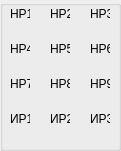
    <widget class="QGroupBox" name="groupBox_18">
     <property name="geometry">
      <rect>
       <x>280</x>
       <y>15</y>
       <width>121</width>
       <height>151</height>
      </rect>
     </property>
     <property name="title">
      <string/>
     </property>
     <property name="alignment">
      <set>Qt::AlignCenter</set>
     </property>
     <widget class="QWidget" name="layoutWidget_44">
      <property name="geometry">
       <rect>
        <x>10</x>
        <y>5</y>
        <width>27</width>
        <height>40</height>
       </rect>
      </property>
      <layout class="QVBoxLayout" name="verticalLayout_51">
       <property name="spacing">
        <number>0</number>
       </property>
       <item>
        <widget class="QLabel" name="label_72">
         <property name="maximumSize">
          <size>
           <width>20</width>
           <height>16777215</height>
          </size>
         </property>
         <property name="text">
          <string>&lt;html&gt;&lt;head/&gt;&lt;body&gt;&lt;p align=&quot;center&quot;&gt;НР1&lt;/p&gt;&lt;/body&gt;&lt;/html&gt;</string>
         </property>
        </widget>
       </item>
       <item>
        <widget class="QPushButton" name="btnPultUnknownHP1">
         <property name="maximumSize">
          <size>
           <width>22</width>
           <height>22</height>
          </size>
         </property>
         <property name="text">
          <string/>
         </property>
         <property name="icon">
          <iconset resource="images.qrc">
           <normaloff>:/resourses/greenBtnOff.png</normaloff>:/resourses/greenBtnOff.png</iconset>
         </property>
         <property name="iconSize">
          <size>
           <width>20</width>
           <height>20</height>
          </size>
         </property>
         <property name="flat">
          <bool>true</bool>
         </property>
        </widget>
       </item>
      </layout>
     </widget>
     <widget class="QWidget" name="layoutWidget_48">
      <property name="geometry">
       <rect>
        <x>10</x>
        <y>40</y>
        <width>27</width>
        <height>40</height>
       </rect>
      </property>
      <layout class="QVBoxLayout" name="verticalLayout_57">
       <property name="spacing">
        <number>0</number>
       </property>
       <item>
        <widget class="QLabel" name="label_78">
         <property name="maximumSize">
          <size>
           <width>20</width>
           <height>16777215</height>
          </size>
         </property>
         <property name="text">
          <string>&lt;html&gt;&lt;head/&gt;&lt;body&gt;&lt;p align=&quot;center&quot;&gt;НР4&lt;/p&gt;&lt;/body&gt;&lt;/html&gt;</string>
         </property>
        </widget>
       </item>
       <item>
        <widget class="QPushButton" name="btnPultUnknownHP4">
         <property name="maximumSize">
          <size>
           <width>22</width>
           <height>22</height>
          </size>
         </property>
         <property name="text">
          <string/>
         </property>
         <property name="icon">
          <iconset resource="images.qrc">
           <normaloff>:/resourses/greenBtnOff.png</normaloff>:/resourses/greenBtnOff.png</iconset>
         </property>
         <property name="iconSize">
          <size>
           <width>20</width>
           <height>20</height>
          </size>
         </property>
         <property name="flat">
          <bool>true</bool>
         </property>
        </widget>
       </item>
      </layout>
     </widget>
     <widget class="QWidget" name="layoutWidget_49">
      <property name="geometry">
       <rect>
        <x>10</x>
        <y>75</y>
        <width>27</width>
        <height>40</height>
       </rect>
      </property>
      <layout class="QVBoxLayout" name="verticalLayout_58">
       <property name="spacing">
        <number>0</number>
       </property>
       <item>
        <widget class="QLabel" name="label_79">
         <property name="maximumSize">
          <size>
           <width>20</width>
           <height>16777215</height>
          </size>
         </property>
         <property name="text">
          <string>&lt;html&gt;&lt;head/&gt;&lt;body&gt;&lt;p align=&quot;center&quot;&gt;НР7&lt;/p&gt;&lt;/body&gt;&lt;/html&gt;</string>
         </property>
        </widget>
       </item>
       <item>
        <widget class="QPushButton" name="btnPultUnknownHP7">
         <property name="maximumSize">
          <size>
           <width>22</width>
           <height>22</height>
          </size>
         </property>
         <property name="text">
          <string/>
         </property>
         <property name="icon">
          <iconset resource="images.qrc">
           <normaloff>:/resourses/greenBtnOff.png</normaloff>:/resourses/greenBtnOff.png</iconset>
         </property>
         <property name="iconSize">
          <size>
           <width>20</width>
           <height>20</height>
          </size>
         </property>
         <property name="flat">
          <bool>true</bool>
         </property>
        </widget>
       </item>
      </layout>
     </widget>
     <widget class="QWidget" name="layoutWidget_51">
      <property name="geometry">
       <rect>
        <x>10</x>
        <y>110</y>
        <width>27</width>
        <height>40</height>
       </rect>
      </property>
      <layout class="QVBoxLayout" name="verticalLayout_60">
       <property name="spacing">
        <number>0</number>
       </property>
       <item>
        <widget class="QLabel" name="label_81">
         <property name="maximumSize">
          <size>
           <width>20</width>
           <height>16777215</height>
          </size>
         </property>
         <property name="text">
          <string>&lt;html&gt;&lt;head/&gt;&lt;body&gt;&lt;p align=&quot;center&quot;&gt;ИР1&lt;/p&gt;&lt;/body&gt;&lt;/html&gt;</string>
         </property>
        </widget>
       </item>
       <item>
        <widget class="QPushButton" name="btnPultUnknownIP1">
         <property name="maximumSize">
          <size>
           <width>22</width>
           <height>22</height>
          </size>
         </property>
         <property name="text">
          <string/>
         </property>
         <property name="icon">
          <iconset resource="images.qrc">
           <normaloff>:/resourses/greenBtnOff.png</normaloff>:/resourses/greenBtnOff.png</iconset>
         </property>
         <property name="iconSize">
          <size>
           <width>20</width>
           <height>20</height>
          </size>
         </property>
         <property name="flat">
          <bool>true</bool>
         </property>
        </widget>
       </item>
      </layout>
     </widget>
     <widget class="QWidget" name="layoutWidget_50">
      <property name="geometry">
       <rect>
        <x>50</x>
        <y>40</y>
        <width>27</width>
        <height>40</height>
       </rect>
      </property>
      <layout class="QVBoxLayout" name="verticalLayout_59">
       <property name="spacing">
        <number>0</number>
       </property>
       <item>
        <widget class="QLabel" name="label_80">
         <property name="maximumSize">
          <size>
           <width>20</width>
           <height>16777215</height>
          </size>
         </property>
         <property name="text">
          <string>&lt;html&gt;&lt;head/&gt;&lt;body&gt;&lt;p align=&quot;center&quot;&gt;НР5&lt;/p&gt;&lt;/body&gt;&lt;/html&gt;</string>
         </property>
        </widget>
       </item>
       <item>
        <widget class="QPushButton" name="btnPultUnknownHP5">
         <property name="maximumSize">
          <size>
           <width>22</width>
           <height>22</height>
          </size>
         </property>
         <property name="text">
          <string/>
         </property>
         <property name="icon">
          <iconset resource="images.qrc">
           <normaloff>:/resourses/greenBtnOff.png</normaloff>:/resourses/greenBtnOff.png</iconset>
         </property>
         <property name="iconSize">
          <size>
           <width>20</width>
           <height>20</height>
          </size>
         </property>
         <property name="flat">
          <bool>true</bool>
         </property>
        </widget>
       </item>
      </layout>
     </widget>
     <widget class="QWidget" name="layoutWidget_52">
      <property name="geometry">
       <rect>
        <x>50</x>
        <y>110</y>
        <width>27</width>
        <height>40</height>
       </rect>
      </property>
      <layout class="QVBoxLayout" name="verticalLayout_61">
       <property name="spacing">
        <number>0</number>
       </property>
       <item>
        <widget class="QLabel" name="label_82">
         <property name="maximumSize">
          <size>
           <width>20</width>
           <height>16777215</height>
          </size>
         </property>
         <property name="text">
          <string>&lt;html&gt;&lt;head/&gt;&lt;body&gt;&lt;p align=&quot;center&quot;&gt;ИР2&lt;/p&gt;&lt;/body&gt;&lt;/html&gt;</string>
         </property>
        </widget>
       </item>
       <item>
        <widget class="QPushButton" name="btnPultUnknownIP2">
         <property name="maximumSize">
          <size>
           <width>22</width>
           <height>22</height>
          </size>
         </property>
         <property name="text">
          <string/>
         </property>
         <property name="icon">
          <iconset resource="images.qrc">
           <normaloff>:/resourses/greenBtnOff.png</normaloff>:/resourses/greenBtnOff.png</iconset>
         </property>
         <property name="iconSize">
          <size>
           <width>20</width>
           <height>20</height>
          </size>
         </property>
         <property name="flat">
          <bool>true</bool>
         </property>
        </widget>
       </item>
      </layout>
     </widget>
     <widget class="QWidget" name="layoutWidget_45">
      <property name="geometry">
       <rect>
        <x>50</x>
        <y>5</y>
        <width>27</width>
        <height>40</height>
       </rect>
      </property>
      <layout class="QVBoxLayout" name="verticalLayout_52">
       <property name="spacing">
        <number>0</number>
       </property>
       <item>
        <widget class="QLabel" name="label_73">
         <property name="maximumSize">
          <size>
           <width>20</width>
           <height>16777215</height>
          </size>
         </property>
         <property name="text">
          <string>&lt;html&gt;&lt;head/&gt;&lt;body&gt;&lt;p align=&quot;center&quot;&gt;НР2&lt;/p&gt;&lt;/body&gt;&lt;/html&gt;</string>
         </property>
        </widget>
       </item>
       <item>
        <widget class="QPushButton" name="btnPultUnknownHP2">
         <property name="maximumSize">
          <size>
           <width>22</width>
           <height>22</height>
          </size>
         </property>
         <property name="text">
          <string/>
         </property>
         <property name="icon">
          <iconset resource="images.qrc">
           <normaloff>:/resourses/greenBtnOff.png</normaloff>:/resourses/greenBtnOff.png</iconset>
         </property>
         <property name="iconSize">
          <size>
           <width>20</width>
           <height>20</height>
          </size>
         </property>
         <property name="flat">
          <bool>true</bool>
         </property>
        </widget>
       </item>
      </layout>
     </widget>
     <widget class="QWidget" name="layoutWidget_53">
      <property name="geometry">
       <rect>
        <x>50</x>
        <y>75</y>
        <width>27</width>
        <height>40</height>
       </rect>
      </property>
      <layout class="QVBoxLayout" name="verticalLayout_62">
       <property name="spacing">
        <number>0</number>
       </property>
       <item>
        <widget class="QLabel" name="label_83">
         <property name="maximumSize">
          <size>
           <width>20</width>
           <height>16777215</height>
          </size>
         </property>
         <property name="text">
          <string>&lt;html&gt;&lt;head/&gt;&lt;body&gt;&lt;p align=&quot;center&quot;&gt;НР8&lt;/p&gt;&lt;/body&gt;&lt;/html&gt;</string>
         </property>
        </widget>
       </item>
       <item>
        <widget class="QPushButton" name="btnPultUnknownHP8">
         <property name="maximumSize">
          <size>
           <width>22</width>
           <height>22</height>
          </size>
         </property>
         <property name="text">
          <string/>
         </property>
         <property name="icon">
          <iconset resource="images.qrc">
           <normaloff>:/resourses/greenBtnOff.png</normaloff>:/resourses/greenBtnOff.png</iconset>
         </property>
         <property name="iconSize">
          <size>
           <width>20</width>
           <height>20</height>
          </size>
         </property>
         <property name="flat">
          <bool>true</bool>
         </property>
        </widget>
       </item>
      </layout>
     </widget>
     <widget class="QWidget" name="layoutWidget_54">
      <property name="geometry">
       <rect>
        <x>90</x>
        <y>40</y>
        <width>27</width>
        <height>40</height>
       </rect>
      </property>
      <layout class="QVBoxLayout" name="verticalLayout_63">
       <property name="spacing">
        <number>0</number>
       </property>
       <item>
        <widget class="QLabel" name="label_84">
         <property name="maximumSize">
          <size>
           <width>20</width>
           <height>16777215</height>
          </size>
         </property>
         <property name="text">
          <string>&lt;html&gt;&lt;head/&gt;&lt;body&gt;&lt;p align=&quot;center&quot;&gt;НР6&lt;/p&gt;&lt;/body&gt;&lt;/html&gt;</string>
         </property>
        </widget>
       </item>
       <item>
        <widget class="QPushButton" name="btnPultUnknownHP6">
         <property name="maximumSize">
          <size>
           <width>22</width>
           <height>22</height>
          </size>
         </property>
         <property name="text">
          <string/>
         </property>
         <property name="icon">
          <iconset resource="images.qrc">
           <normaloff>:/resourses/greenBtnOff.png</normaloff>:/resourses/greenBtnOff.png</iconset>
         </property>
         <property name="iconSize">
          <size>
           <width>20</width>
           <height>20</height>
          </size>
         </property>
         <property name="flat">
          <bool>true</bool>
         </property>
        </widget>
       </item>
      </layout>
     </widget>
     <widget class="QWidget" name="layoutWidget_55">
      <property name="geometry">
       <rect>
        <x>90</x>
        <y>110</y>
        <width>27</width>
        <height>40</height>
       </rect>
      </property>
      <layout class="QVBoxLayout" name="verticalLayout_64">
       <property name="spacing">
        <number>0</number>
       </property>
       <item>
        <widget class="QLabel" name="label_85">
         <property name="maximumSize">
          <size>
           <width>20</width>
           <height>16777215</height>
          </size>
         </property>
         <property name="text">
          <string>&lt;html&gt;&lt;head/&gt;&lt;body&gt;&lt;p align=&quot;center&quot;&gt;ИР3&lt;/p&gt;&lt;/body&gt;&lt;/html&gt;</string>
         </property>
        </widget>
       </item>
       <item>
        <widget class="QPushButton" name="btnPultUnknownIP3">
         <property name="maximumSize">
          <size>
           <width>22</width>
           <height>22</height>
          </size>
         </property>
         <property name="text">
          <string/>
         </property>
         <property name="icon">
          <iconset resource="images.qrc">
           <normaloff>:/resourses/greenBtnOff.png</normaloff>:/resourses/greenBtnOff.png</iconset>
         </property>
         <property name="iconSize">
          <size>
           <width>20</width>
           <height>20</height>
          </size>
         </property>
         <property name="flat">
          <bool>true</bool>
         </property>
        </widget>
       </item>
      </layout>
     </widget>
     <widget class="QWidget" name="layoutWidget_46">
      <property name="geometry">
       <rect>
        <x>90</x>
        <y>5</y>
        <width>27</width>
        <height>40</height>
       </rect>
      </property>
      <layout class="QVBoxLayout" name="verticalLayout_53">
       <property name="spacing">
        <number>0</number>
       </property>
       <item>
        <widget class="QLabel" name="label_74">
         <property name="maximumSize">
          <size>
           <width>20</width>
           <height>16777215</height>
          </size>
         </property>
         <property name="text">
          <string>&lt;html&gt;&lt;head/&gt;&lt;body&gt;&lt;p align=&quot;center&quot;&gt;НР3&lt;/p&gt;&lt;/body&gt;&lt;/html&gt;</string>
         </property>
        </widget>
       </item>
       <item>
        <widget class="QPushButton" name="btnPultUnknownHP3">
         <property name="maximumSize">
          <size>
           <width>22</width>
           <height>22</height>
          </size>
         </property>
         <property name="text">
          <string/>
         </property>
         <property name="icon">
          <iconset resource="images.qrc">
           <normaloff>:/resourses/greenBtnOff.png</normaloff>:/resourses/greenBtnOff.png</iconset>
         </property>
         <property name="iconSize">
          <size>
           <width>20</width>
           <height>20</height>
          </size>
         </property>
         <property name="flat">
          <bool>true</bool>
         </property>
        </widget>
       </item>
      </layout>
     </widget>
     <widget class="QWidget" name="layoutWidget_56">
      <property name="geometry">
       <rect>
        <x>90</x>
        <y>75</y>
        <width>27</width>
        <height>40</height>
       </rect>
      </property>
      <layout class="QVBoxLayout" name="verticalLayout_65">
       <property name="spacing">
        <number>0</number>
       </property>
       <item>
        <widget class="QLabel" name="label_86">
         <property name="maximumSize">
          <size>
           <width>20</width>
           <height>16777215</height>
          </size>
         </property>
         <property name="text">
          <string>&lt;html&gt;&lt;head/&gt;&lt;body&gt;&lt;p align=&quot;center&quot;&gt;НР9&lt;/p&gt;&lt;/body&gt;&lt;/html&gt;</string>
         </property>
        </widget>
       </item>
       <item>
        <widget class="QPushButton" name="btnPultUnknownHP9">
         <property name="maximumSize">
          <size>
           <width>22</width>
           <height>22</height>
          </size>
         </property>
         <property name="text">
          <string/>
         </property>
         <property name="icon">
          <iconset resource="images.qrc">
           <normaloff>:/resourses/greenBtnOff.png</normaloff>:/resourses/greenBtnOff.png</iconset>
         </property>
         <property name="iconSize">
          <size>
           <width>20</width>
           <height>20</height>
          </size>
         </property>
         <property name="flat">
          <bool>true</bool>
         </property>
        </widget>
       </item>
      </layout>
     </widget>
    </widget>
